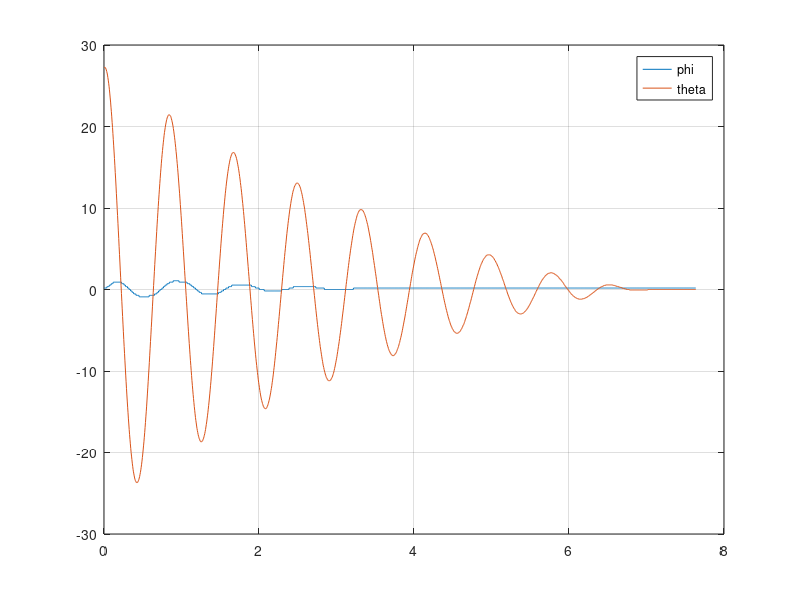
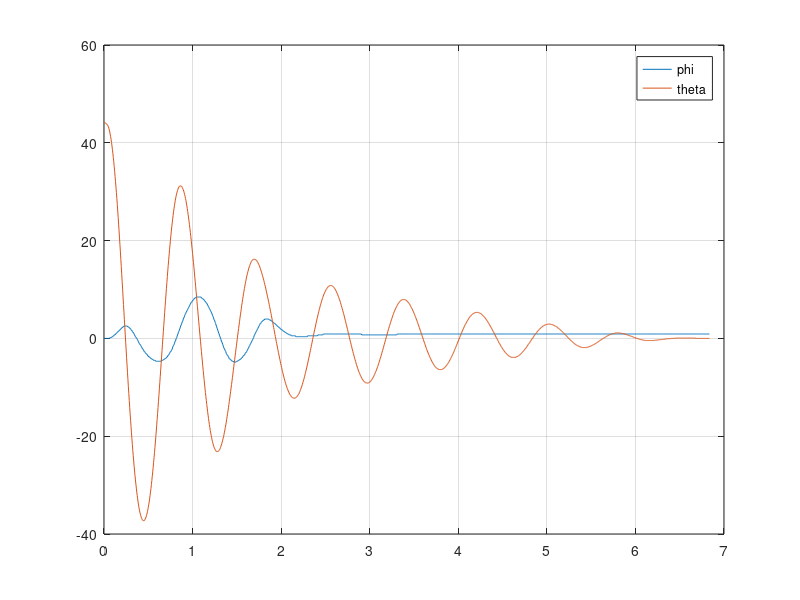

Write MATLAB code to recreate these figures, in order.
clear; clc; close all;

data = load('30degL.dat');
t = data(:,1);
theta = 180*data(:,2)/pi;
phi = 180*data(:,3)/pi;
clear data;

figure(1); clf;
plot(t, phi, t, theta);
legend('phi', 'theta');
grid on

data = load('45degL.dat');
t = data(:,1);
theta = 180*data(:,2)/pi;
phi = 180*data(:,3)/pi;
clear data;

figure(2); clf;
plot(t, phi, t, theta);
legend('phi', 'theta');
grid on
